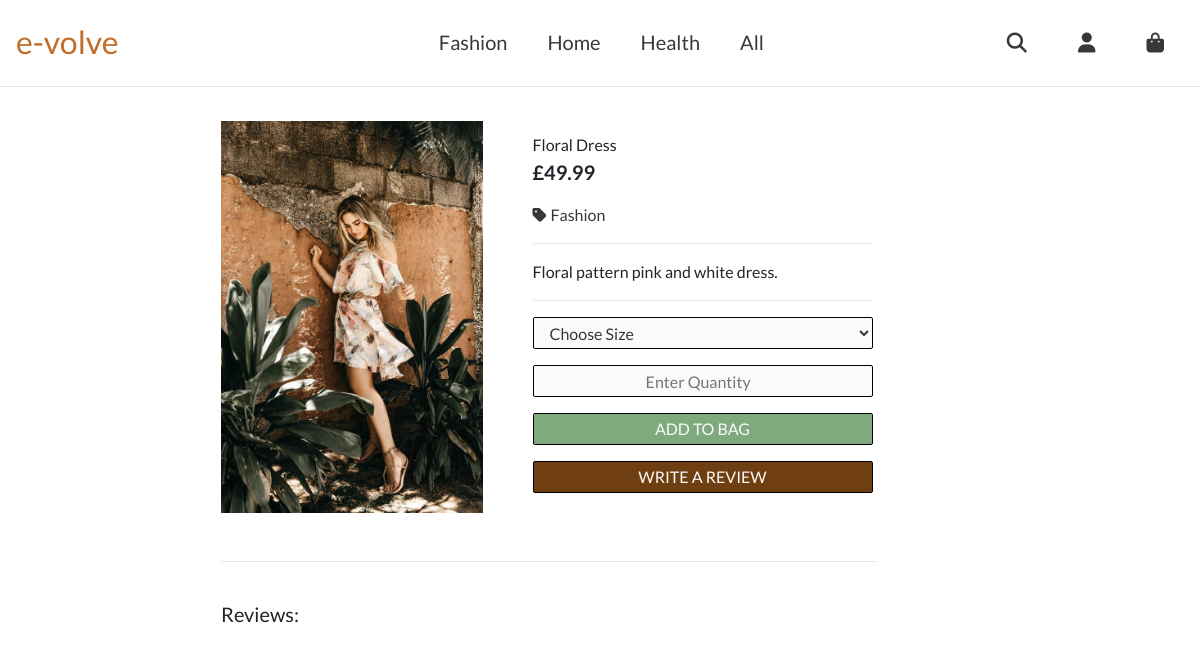
The app's page /products/2 with its own data.
### products/models.py (models this page shows, shortened)
class Product(models.Model):
    category = models.ForeignKey('Category', null=True, blank=True,
                                 on_delete=models.SET_NULL)
    sku = models.CharField(max_length=254, null=True, blank=True)
    name = models.CharField(max_length=254)
    description = models.TextField()
    has_sizes = models.BooleanField(default=False, null=True, blank=True)
    price = models.DecimalField(max_digits=6, decimal_places=2)
    image_url = models.URLField(max_length=1024, null=True, blank=True)
    image = models.ImageField(null=True, blank=True)

class Category(models.Model):
    class Meta:
        verbose_name_plural = 'Categories'
    name = models.CharField(max_length=254)
    friendly_name = models.CharField(max_length=254, null=True, blank=True)

### products/views.py (the view)
# urls.py: path('<product_id>', views.product_detail, name="product_detail"),
def product_detail(request, product_id):
    product = get_object_or_404(Product, pk=product_id)
    context = {
        'product': product
    }
    return render(request, 'products/product_detail.html', context)

### products/templates/products/product_detail.html (shortened to what this page needs)
{% extends "base.html" %}
{% load static %}
{% block page_header %}
    <hr class="product-details-hr">
{% endblock %}
{% block content %}
        <div class="container-fluid mt-5 pt-3">
            <div class="pt-3 mt-3 d-md-block"></div>
            <div class="d-block">
                <div class="row">
                    <div class="col-10 d-block col-md-6 col-lg-4 col-xl-3 offset-1 offset-md-0 offset-lg-2">
                        {% if product.image %}
                            <a href="{{ product.image.url}}" target="_blank">
                                <img class="card-img-top img-fluid pt-2 pl-3" src="{{ product.image.url}}" alt="{{ product.name }}">
                            </a>
                        {% else %}
                            <a href="">
                                <img class="card-img-top img-fluid" src="{{ MEDIA_URL }}ali-pazani-Wr9YY-tZVwc-unsplash.jpg" alt="{{ product.name }}">
                            </a>
                        {% endif %}
                    </div>
                    <div class="col-1 d-none col-md-5 col-lg-4 d-md-block">
                        <div class="card-body pb-0">
                            <p class="mb-0">{{ product.name }}</p>
                            <p class="lead mb-0 text-left font-weight-bold">£{{ product.price }}</p>
                            <a class="products-page-links" href="{% url 'products' %}?category={{product.category.name}}&sort=price&sort_direction=desc">
                                <p class="mt-3 pl-0"><i class="fas fa-tag pr-1"></i>{{ product.category.friendly_name }}</p>
                            </a>
                            <hr class="my-3">
                            <p>{{ product.description }}</p>
                            <hr class="my-3">
                            <form class="form" action="{% url 'add_to_shopping_bag' product.id %}" method="POST">
                                    {% with product.has_sizes as size %}
                                        {% if size %}
                                            <select class="form-control size-selector-btn dropdown-toggle w-100 text-left" name="size" data-item_id="{{ product.id }}" id="id_size_{{ product.id }}" placeholder="Choose Size">
                                                        <option value="" disabled selected hidden>Choose Size</option>
                                            </select>
                                        {% endif %}
                                    {% endwith %}
                                    <input class="size-selector-btn input-group w-100 text-center mt-3 bb-2 bl-3" type="number" name="quantity" min="1" max="99" data-item_id="{{ product.id }}" id="id_qty_{{ product.id }}" placeholder="  Enter Quantity" required>
                                <div class="row">
                                    <div class="col pt-3 text-center">
                                        <input class="add-to-bag-btn" type="submit" value="ADD TO BAG">
                                    </div>
                                </div>
                                <div class="row">
                                    <div class="col py-3 text-center">
                                        <button class="write-review-btn">WRITE A REVIEW</button>
                                    </div>
                                </div>
                            </form>
                        </div>
                    </div>
                </div>
            </div>
            <div class="row">
                <div class="col d-none d-sm-block col-md-11 col-lg-8 col-xl-7 offset-1 offset-md-0 offset-lg-2">
                    <hr class="mt-5 mb-4 ml-3 mr-3 pt-3">
                    <p class="ml-3 h5">Reviews:</p>
                </div>
            </div>
        </div>
{% endblock %}

### static/css/base.css (style rules this page uses)
* { padding: 0; border: 0; margin: 0; border-color: #33373a; }
html { height: 100%; }
body, html { height: 100%; }
body { font-family: Lato; }
.container-fluid { padding: 0; }
.product-details-hr { position: relative; display: block; top: 70px; }
.size-selector-btn { width:100%; height: 2rem; border-bottom: 3rem; background: #fafafa; color: #33373a; border: 1px solid black; border-radius: 2px; }
.add-to-bag-btn { width:100%; height: 2rem; background: rgb(126, 170, 126); color: #fafafa; border: 1px solid black; border-radius: 2px; }
.write-review-btn { width:100%; height: 2rem; background: #703f11; color: #fafafa; border: 1px solid black; border-radius: 2px; }
.products-page-links { text-decoration: none; color:rgb(55, 56, 56); cursor: pointer; }

### records on screen
Product: image (picture), name "Floral Dress", price "49.99", category.friendly_name "Fashion", description "Floral pattern pink and white dress."
